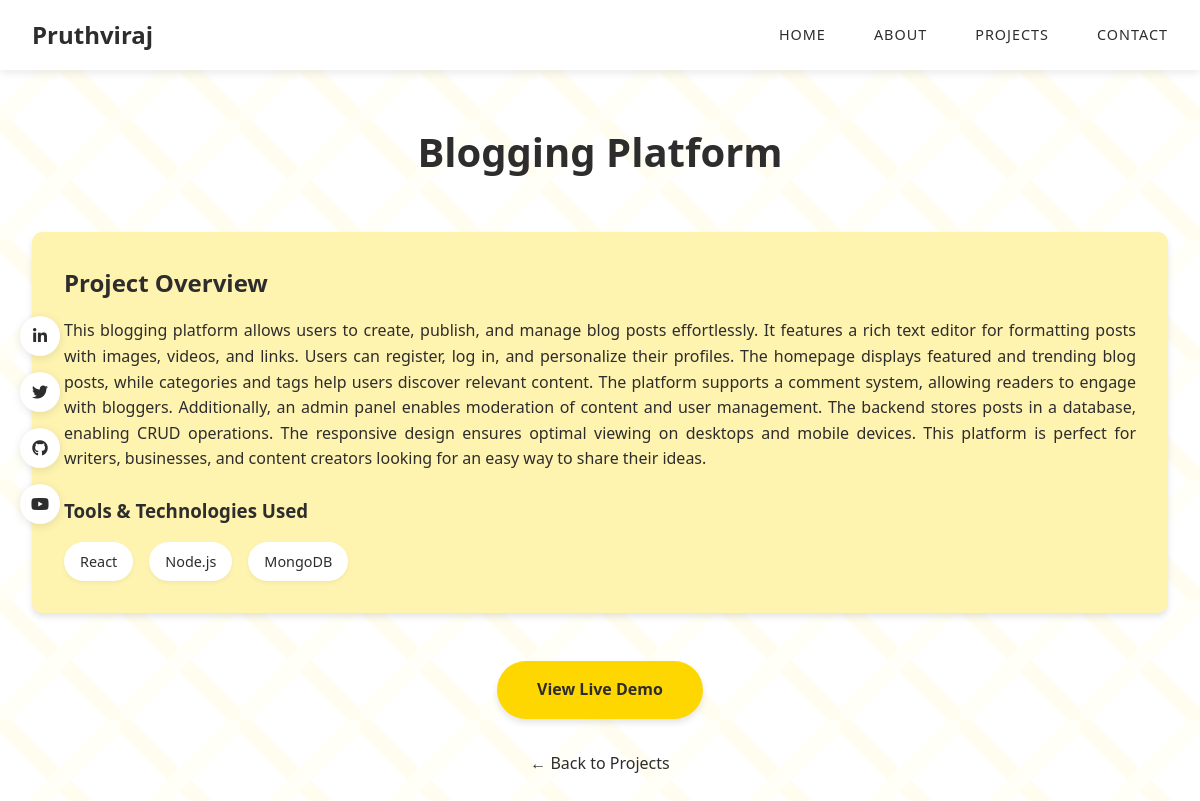
/project/17/, run on the app's committed database.
### app/models.py (models this page shows)
class Project_detail(models.Model):
    name = models.CharField(max_length=100)
    desc = models.CharField(max_length=300)
    tech = models.CharField(max_length=100)
    url = models.CharField(max_length=50)

### app/views.py (the view)
# urls.py: path('project/<int:project_id>/', views.project, name='project'),
def project(request, project_id):
    project = Project_detail.objects.get(id=project_id)
    technologies = [tech.strip() for tech in project.tech.split(",")]
    return render(request, 'project.html',{'project': project, 'technologies' : technologies })

### app/templates/project.html (shortened to what this page needs)
<!DOCTYPE html>
<html lang="en">
<head>
</head>
<body>
    <div class="social-links">
        <a href="#" aria-label="LinkedIn">
            <i class="fab fa-linkedin-in"></i>
        </a>
        <a href="#" aria-label="Twitter">
            <i class="fab fa-twitter"></i>
        </a>
        <a href="#" aria-label="GitHub">
            <i class="fab fa-github"></i>
        </a>
        <a href="#" aria-label="YouTube">
            <i class="fab fa-youtube"></i>
        </a>
    </div>
 {% load static %}
 <nav class="nav">
     <a href="{%url 'home'%}" class="nav-brand">
         <span class="brand-name">Pruthviraj</span>
     </a>
     <ul class="nav-links" id="nav-menu">
         <li><a href="{%url 'home'%}">Home</a></li>
         <li><a href="{%url 'home'%}">About</a></li>
         <li><a href="{%url 'home'%}">Projects</a></li>
         <li><a href="{%url 'home'%}">Contact</a></li>
     </ul>
 </nav>
     {%if project%}
    <div class="project-details">
        <div class="project-header">
            <h1>{{project.name}}</h1>
        </div>
        <div class="project-meta">
            <h2>Project Overview</h2>
            <p style="text-align: justify;">{{ project.desc }}</p>
            <h3>Tools & Technologies Used</h3>
            <div class="tools-used">
                {% for tech in technologies %}
                <span class="tool-tag">{{ tech }}</span>
                {% endfor %}
            </div>
        </div>
        <div class="demo-button-container">
            <a href="{{project.url}}" target="_blank" class="live-demo-btn">
                View Live Demo
            </a>
            <br>
            <a href="{%url 'viewallproject'%}" class="back-to-projects">
                ← Back to Projects
            </a>
        </div>
    </div>
{%endif%}
    <link rel="stylesheet" href="https://cdnjs.cloudflare.com/ajax/libs/font-awesome/5.15.4/css/all.min.css">
</body>
</html>

### app/templates/project.html (style rules this page uses)
:root { --primary-yellow: #ffd700; --secondary-yellow: #fff3b0; --accent-yellow: #ffe169; --text-dark: #2d2d2d; --text-light: #666666; --white: #ffffff; }
* { margin: 0; padding: 0; box-sizing: border-box; font-family: 'Segoe UI', Tahoma, Geneva, Verdana, sans-serif; }
body { line-height: 1.6; color: var(--text-dark); }
.social-links { position: fixed; left: 20px; top: 50%; transform: translateY(-50%); display: flex; flex-direction: column; gap: 1rem; z-index: 100; }
.social-links a { width: 40px; height: 40px; background: var(--white); display: flex; align-items: center; justify-content: center; border-radius: 50%; color: var(--text-dark); text-decoration: none; box-shadow: 0 2px 10px rgba(0, 0, 0, 0.1); transition: transform 0.3s; }
.nav { position: fixed; top: 0; left: 0; right: 0; padding: 1rem 2rem; background: rgba(255, 255, 255, 0.95); box-shadow: 0 2px 10px rgba(0, 0, 0, 0.1); z-index: 1000; display: flex; justify-content: space-between; align-items: center; }
.nav-brand { display: flex; align-items: center; gap: 1rem; text-decoration: none; }
.brand-name { font-size: 1.5rem; font-weight: 700; color: var(--text-dark); }
.nav-links { display: flex; gap: 3rem; list-style: none; }
.nav-links a { text-decoration: none; color: var(--text-dark); font-weight: 500; text-transform: uppercase; font-size: 0.9rem; letter-spacing: 1px; transition: color 0.3s; }
.project-details { padding-top: 120px; padding-bottom: 4rem; max-width: 1200px; margin: 0 auto; padding-left: 2rem; padding-right: 2rem; }
.project-header { text-align: center; margin-bottom: 3rem; }
.project-header h1 { font-size: 2.5rem; margin-bottom: 1rem; color: var(--text-dark); }
.project-meta { margin: 2rem 0; padding: 2rem; background: var(--secondary-yellow); border-radius: 10px; box-shadow: 0 4px 6px rgba(0, 0, 0, 0.1); }
.project-meta h2 { margin-bottom: 1rem; color: var(--text-dark); }
.project-meta h3 { margin: 1.5rem 0 1rem; color: var(--text-dark); }
.tools-used { display: flex; flex-wrap: wrap; gap: 1rem; margin-top: 1rem; }
.tool-tag { background: var(--white); padding: 0.5rem 1rem; border-radius: 20px; font-size: 0.9rem; color: var(--text-dark); box-shadow: 0 2px 4px rgba(0, 0, 0, 0.05); }
.demo-button-container { text-align: center; margin-top: 3rem; }
.live-demo-btn { display: inline-block; padding: 1rem 2.5rem; background: var(--primary-yellow); color: var(--text-dark); text-decoration: none; border-radius: 50px; font-weight: 600; transition: all 0.3s; box-shadow: 0 4px 6px rgba(0, 0, 0, 0.1); }
.back-to-projects { display: inline-block; margin-top: 2rem; color: var(--text-dark); text-decoration: none; font-weight: 500; transition: color 0.3s; }

### data on the page
Project_detail: name "Blogging Platform", desc "This blogging platform allows users to create, publish, and manage blog posts effortlessly. It features a rich text editor for formatting posts with images, videos, and links. Users can register, log in, and personalize their profiles. The homepage displays featured and trending blog posts, while categories and tags help users discover relevant content. The platform supports a comment system, allowing readers to engage with bloggers. Additionally, an admin panel enables moderation of content and user management. The backend stores posts in a database, enabling CRUD operations. The responsive design ensures optimal viewing on desktops and mobile devices. This platform is perfect for writers,…"

### other printed values
{{ tech }} "React" "Node.js" "MongoDB"
